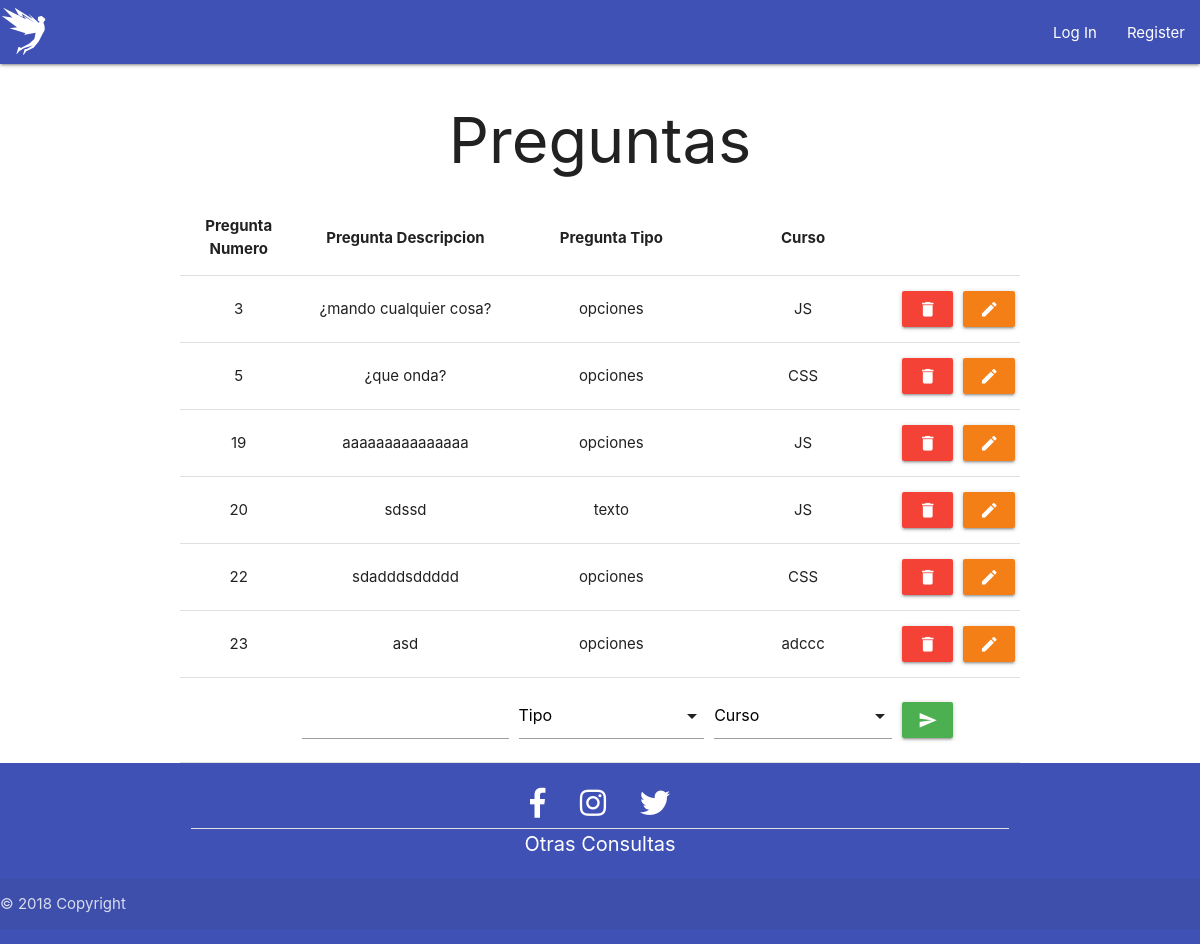
The page /altapregunta.php on the database its author committed.
### tables this page shows
CREATE TABLE `preguntas` (
  `preg_nro` int(11) NOT NULL,
  `preg_desc` varchar(255) NOT NULL,
  `preg_tipo` enum('opciones','texto') NOT NULL,
  `curso_cod` int(11) NOT NULL
);

CREATE TABLE `cursos` (
  `curso_cod` int(11) NOT NULL,
  `curso_nombre` varchar(50) NOT NULL,
  `curso_profesor` varchar(50) NOT NULL,
  `curso_desc` varchar(255) NOT NULL,
  `curso_fecha` date NOT NULL
);

### altapregunta.php (the view, shortened to what this page needs)
<!DOCTYPE html>
<html lang="es">
<head>
  <link rel="stylesheet" href="https://use.fontawesome.com/releases/v5.5.0/css/all.css">
  <link type="text/css" rel="stylesheet" href="css/materialize.min.css" media="screen,projection" />
  <link rel="stylesheet" href="css/style.css">
  <link rel="stylesheet" href="css/style.css">
</head>
<body>
<?php include "navbar.php";
 ?>
  <?=$nav?>
<main class="container">
    <h1 class="center-align">Preguntas</h1>
       <?php
       include 'conexion.php';
       ?>
       <?php
       $registros = $base->query("SELECT * FROM cursos c JOIN preguntas p ON c.curso_cod= p.curso_cod")->fetchAll(PDO::FETCH_OBJ);
       ?>
       <form action="<?php echo $_SERVER['PHP_SELF']; ?>" method='post' id="faltap">
       <table class='highlight centered responsive-table'>
          <thead>
            <tr>
              <th>Pregunta Numero</th>
              <th>Pregunta Descripcion</th>
               <th>Pregunta Tipo</th>
               <th>Curso</th>
            </tr>
          </thead>
          <tbody>
       <?php foreach ($registros as $preguntas): ?>
        <tr>
            <td><?=$preguntas->preg_nro?></td>
            <td><?=$preguntas->preg_desc?></td>
            <td><?=$preguntas->preg_tipo?></td>
            <td><?=$preguntas->curso_nombre?></td>
            <td>
              <a data-position='left' data-tooltip='Borrar' class='white-text red waves-effect waves-light btn tooltipped'
               href='borrarpreg.php?id=<?php echo $preguntas->preg_nro;?>'>
               <i class='material-icons'>delete</i></a></td>
               <td>
               <a data-position="right" data-tooltip="Editar" class="white-text yellow darken-4 waves-effect waves-light btn tooltipped"
                href="editarpreg.php?id=<?php echo $preguntas->preg_nro;?>&desc=<?php echo  $preguntas->preg_desc; ?>&tipo=<?php echo $preguntas->preg_tipo; ?>&cur=<?php echo $preguntas->curso_cod; ?>"
                ><i class="material-icons ">edit</i></a>
            </td>
        </tr>
        <?php endforeach; ?>
        <tr>
          <td></td>
          <td><input type='text' name='desc' id="desc"></td>
          <td>
          </td>
          <td>
          </td>
          <td>
            <button data-position='right' data-tooltip='Agregar' class='green btn waves-effect waves-light tooltipped' type='submit' name='btn_preg'>
              <i class='material-icons'>send</i>
            </button></td>
        </tr>
      </tbody>
    </table>
    </form>
</main>
<?php include "footer.php" ?>
  <?=footer()?>
</body>
</html>

### css/style.css (style rules this page uses)
body { display: flex; min-height: 100vh; flex-direction: column; }
main { flex: 1 0 auto; }

### rows shown on the page
preguntas: preg_nro "3", preg_desc "¿mando cualquier cosa?", preg_tipo "opciones", curso_cod.curso_nombre "JS"
preguntas: preg_nro "5", preg_desc "¿que onda?", preg_tipo "opciones", curso_cod.curso_nombre "CSS"
preguntas: preg_nro "19", preg_desc "aaaaaaaaaaaaaaa", preg_tipo "opciones", curso_cod.curso_nombre "JS"
preguntas: preg_nro "20", preg_desc "sdssd", preg_tipo "texto", curso_cod.curso_nombre "JS"
preguntas: preg_nro "22", preg_desc "sdadddsddddd", preg_tipo "opciones", curso_cod.curso_nombre "CSS"
preguntas: preg_nro "23", preg_desc "asd", preg_tipo "opciones", curso_cod.curso_nombre "adccc"
